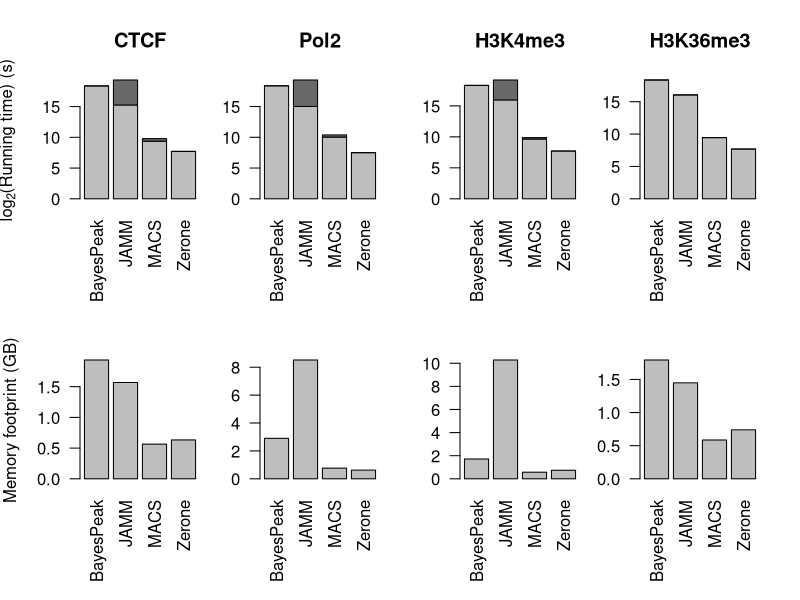

R code for this plot:
running.times <- matrix(  # BayesPeak
                        c(0,
                          mean(c(336218.775, 332847.403)),
                          0,
                          mean(c(338192.231, 336234.144)),
                          0,
                          mean(c(60 * 5413 + 26.109, 60 * 5416 + 24.009)),
                          0,
                          mean(c(335221.933, 335329.401)),
                          # JAMM
                          24 * 60 * 60 + (60 * (8792 + 15)),
                          60 *  653 + 35.299,
                          24 * 60 * 60 + (60 * (8792 + 15)),
                          60 *  549 + 42.371,
                          60 * (8792 + 15),
                          60 * 1064 + 50.512,
                          0,
                          60 * 1127 +  7.212, # rerun with -r region?
                          # MACS
                          60 * 3 + 45.374,
                          mean(c(60 * 11 + 35.446, 60 * 10 + 25.626)),
                          60 * 4 + 47.285,
                          mean(c(60 * 17 + 32.532, 60 * 17 + 25.122)),
                          60 * 2 + 20.222,
                          mean(c(60 * 13 + 42.804, 60 * 13 +  8.881)),
                          0,
                          mean(c(60 * 11 + 31.013, 60 * 11 + 48.244)), # rerun with --broad?
                          # Zerone
                          0,
                          60 * 3 + 29.667,
                          0,
                          60 * 3 +  0.624,
                          0,
                          60 * 3 + 29.317,
                          0,
                          60 * 3 + 26.677),
                          nrow=8, ncol=4)

colnames(running.times) <- c('BayesPeak', 'JAMM', 'MACS', 'Zerone')
rownames(running.times) <- rep(c('CTCF', 'Pol2', 'H3K4me3', 'H3K36me3'), each=2)

running.times[c(1, 3, 5), c(2, 3)] <- running.times[c(1, 3, 5), c(2, 3)] + running.times[c(2, 4, 6), c(2, 3)]
log.running.times <- log2(running.times)
log.running.times[!is.finite(log.running.times)] <- 0
log.running.times[c(1, 3, 5), c(2, 3)] <- log.running.times[c(1, 3, 5), c(2, 3)] - log.running.times[c(2, 4, 6), c(2, 3)]

used.memory <- matrix(  # BayesPeak
                      c(mean(c(2038888, 2017828)),
                        mean(c(3119264, 2967020)),
                        mean(c(1885588, 1713604)),
                        mean(c(1981264, 1779136)),
                        # JAMM
                        1644248,
                        8931512,
                        10781632, # may need to be repeated.
                        1518724, # rerun with -r region?
                        # MACS
                        mean(c(613064, 571604)),
                        mean(c(816888, 787448)),
                        mean(c(632112, 570808)),
                        mean(c(582816, 645516)), # rerun with --broad?
                        # Zerone
                        663932,
                        654444,
                        775260,
                        775320),
                      nrow=4, ncol=4) / 1024^2

colnames(used.memory) <- c('BayesPeak', 'JAMM', 'MACS', 'Zerone')
rownames(used.memory) <- c('CTCF', 'Pol2', 'H3K4me3', 'H3K36me3')

setwd('/benchmark/')
pdf('performance.pdf', height=6)
layout(matrix(1:8, ncol=4, byrow=TRUE))

# Running times
par(mar=c(5, 4, 4, 0), cex=1)
barplot(log.running.times[2:1, ], col=c('grey', 'dimgrey'), main='CTCF', las=2, ylab=expression('log'[2]*'(Running time) (s)'))
par(mar=c(5, 3, 4, 1))
barplot(log.running.times[4:3, ], col=c('grey', 'dimgrey'), main='Pol2', las=2)
par(mar=c(5, 3, 4, 1))
barplot(log.running.times[6:5, ], col=c('grey', 'dimgrey'), main='H3K4me3', las=2)
par(mar=c(5, 2, 4, 2))
barplot(log.running.times[8:7, ], col=c('grey', 'dimgrey'), main='H3K36me3', las=2)

# Memory footprint
par(mar=c(6, 4, 3, 0), cex=1)
barplot(used.memory[1, ], main=NA, las=2, ylab='Memory footprint (GB)')
par(mar=c(6, 3, 3, 1))
barplot(used.memory[2, ], main=NA, las=2)
par(mar=c(6, 3, 3, 1))
barplot(used.memory[3, ], main=NA, las=2)
par(mar=c(6, 2, 3, 2))
barplot(used.memory[4, ], main=NA, las=2)

par(mar=c(5, 4, 4, 2))
layout(1)
dev.off()
